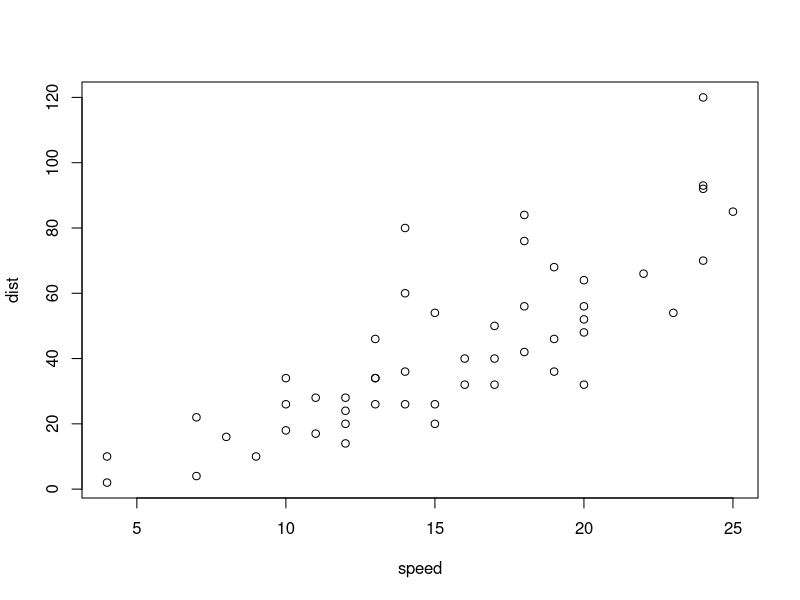
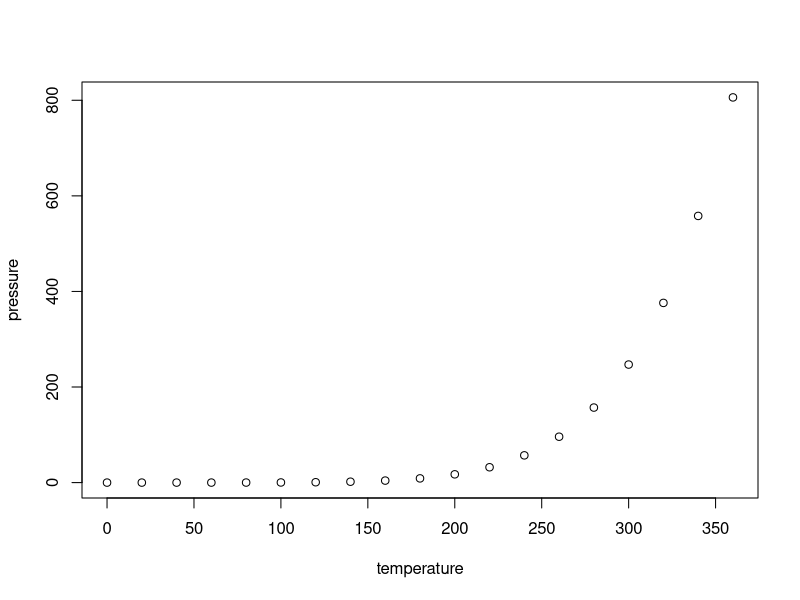
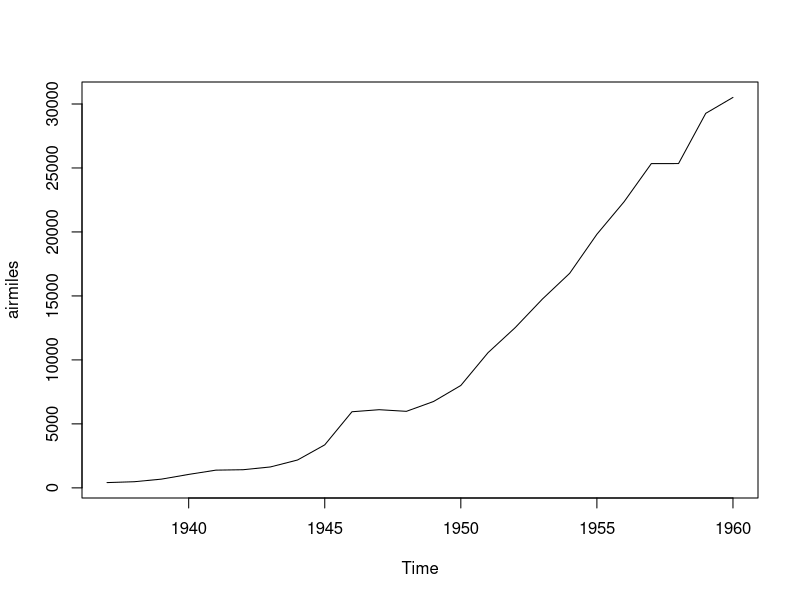

Here is the R script that generated these plots, in order:
## ---- chunk 1
# Gráfico grande (10x7) # fig.width y fig.height controlan el tamaño en pulgadas
plot(cars)
## ---- chunk 2
# Gráfico cuadrado pequeño (5x5)
plot(pressure)
## ---- chunk 3
# Gráfico cuadrado pequeño (5x5)
plot(airmiles)
